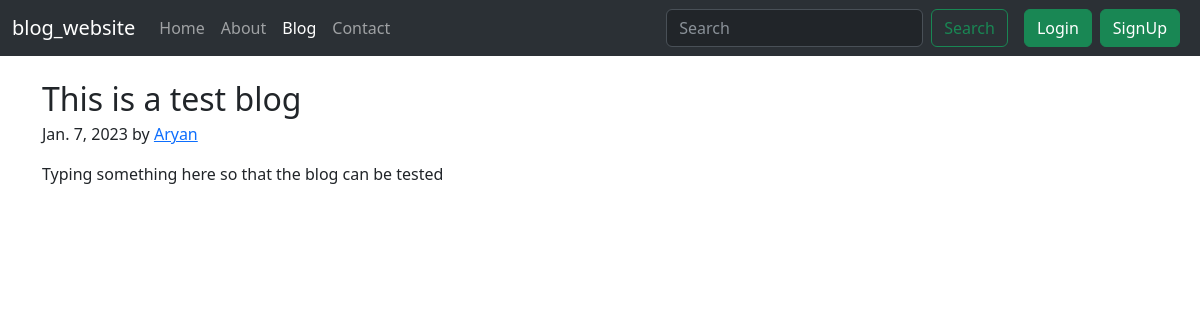
/blog/first-post, run on the app's committed database.
### blog/models.py (models this page shows)
class Post(models.Model):
    sno = models.AutoField(primary_key=True)
    title = models.CharField(max_length=255)
    author = models.CharField(max_length=13)
    content = models.TextField()
    slug = models.CharField(max_length=130)
    timestamp = models.DateTimeField(blank=True)
    def __str__(self):
        return self.title + ' by ' + self.author

### blog/views.py (the view)
# urls.py: path('<str:slug>', views.blogPost, name='blogPost'),
def blogPost(request, slug):
    post = Post.objects.filter(slug=slug).first()
    print(post)
    context = {'post': post}
    return render(request,'blog/blogPost.html',context)

### templates/blog/blogPost.html (shortened to what this page needs)
{% extends 'base.html' %}
{% block blogactive %} active {% endblock blogactive %}
{% block body %}
<div class="container my-4">
    <article class="blog-post">
        <h2 class="blog-post-title mb-1">{{post.title}}</h2>
        <p class="blog-post-meta">{{post.timestamp.date}} by <a href="#">{{post.author}}</a></p>
        <p>{{post.content}}</p>
    </article>
</div>
{% endblock body %}

### data on the page
Post: title "This is a test blog", timestamp "Jan. 7, 2023", author "Aryan", content "Typing something here so that the blog can be tested"
